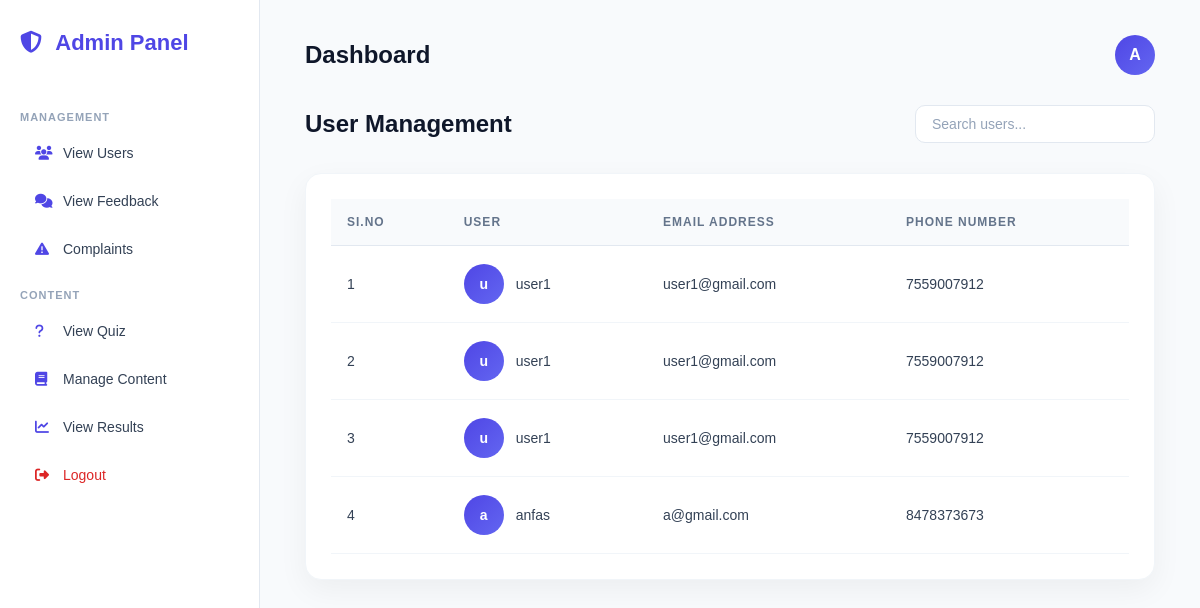
The app's page /ViewUser/, older data.
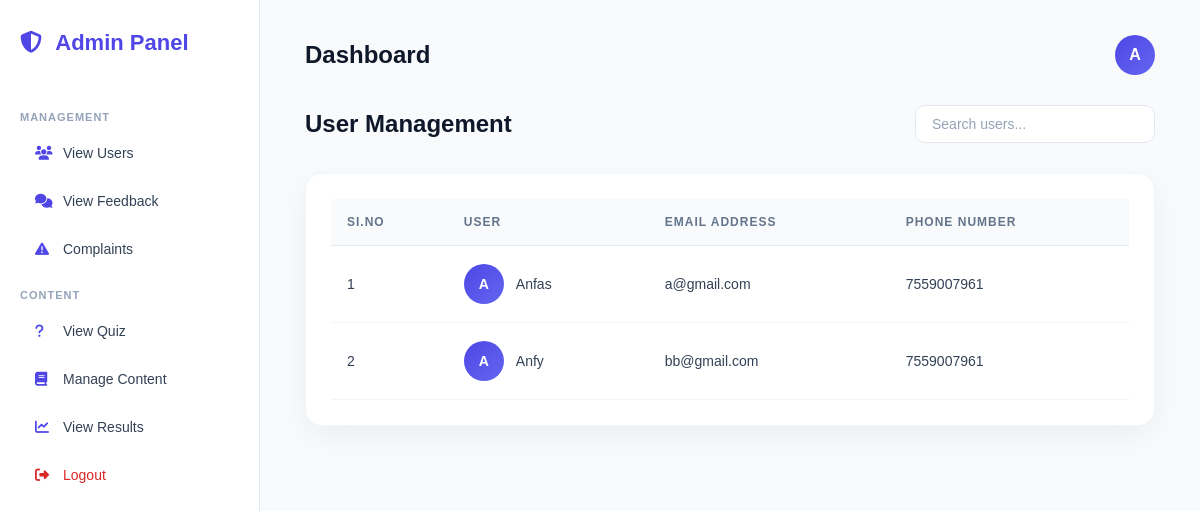
The same page, newer data.
### CyberAwarnessGameApp/models.py (models this page shows)
class UserTable(models.Model):
    login = models.ForeignKey(LoginTable, on_delete=models.CASCADE)
    Name= models.CharField(max_length=300, blank=True, null=True)
    Emailid = models.EmailField(max_length=500, blank=True, null=True)
    PhoneNumber= models.CharField(max_length=150, blank=True, null=True)
    profileImage=models.FileField(upload_to='profile/', null=True, blank=True)

### CyberAwarnessGameApp/views.py (the view)
# urls.py: path('ViewUser/', views.ViewUser.as_view(), name='ViewUser'),
class ViewUser(View):
    def get(self, request):
        users = UserTable.objects.all()
        return render(request, 'view_user.html', {'c': users})

### templates/view_user.html (shortened to what this page needs)
{% extends "admin_home.html" %}
{% block content %}
<div class="page-header">
    <h2>User Management</h2>
    <div class="search-box">
        <input type="text" placeholder="Search users...">
    </div>
</div>
<div class="table-card">
    <table>
        <thead>
            <tr>
                <th>SI.No</th>
                <th>User</th>
                <th>Email Address</th>
                <th>Phone Number</th>
            </tr>
        </thead>
        <tbody>
            {% for i in c %}
            <tr>
                <td>{{ forloop.counter }}</td>
                <td>
                    <div class="name-cell">
                        <div class="avatar">
                            {{ i.Name|first }}
                        </div>
                        {{ i.Name }}
                    </div>
                </td>
                <td>{{ i.Emailid }}</td>
                <td>{{ i.PhoneNumber }}</td>
            </tr>
            {% empty %}
            <tr>
                <td colspan="3" class="empty-row">
                    No users found in the system.
                </td>
            </tr>
            {% endfor %}
        </tbody>
    </table>
</div>
{% endblock %}

Row changes from the older to the newer data that the page shows:
removed UserTable: Name|first "u", Name "user1", Emailid "user1@gmail.com", PhoneNumber "7559007912"
removed UserTable: Name|first "u", Name "user1", Emailid "user1@gmail.com", PhoneNumber "7559007912"
removed UserTable: Name|first "u", Name "user1", Emailid "user1@gmail.com", PhoneNumber "7559007912"
removed UserTable: Name|first "a", Name "anfas", Emailid "a@gmail.com", PhoneNumber "8478373673"
added UserTable: Name|first "A", Name "Anfas", Emailid "a@gmail.com", PhoneNumber "7559007961"
added UserTable: Name|first "A", Name "Anfy", Emailid "bb@gmail.com", PhoneNumber "7559007961"
